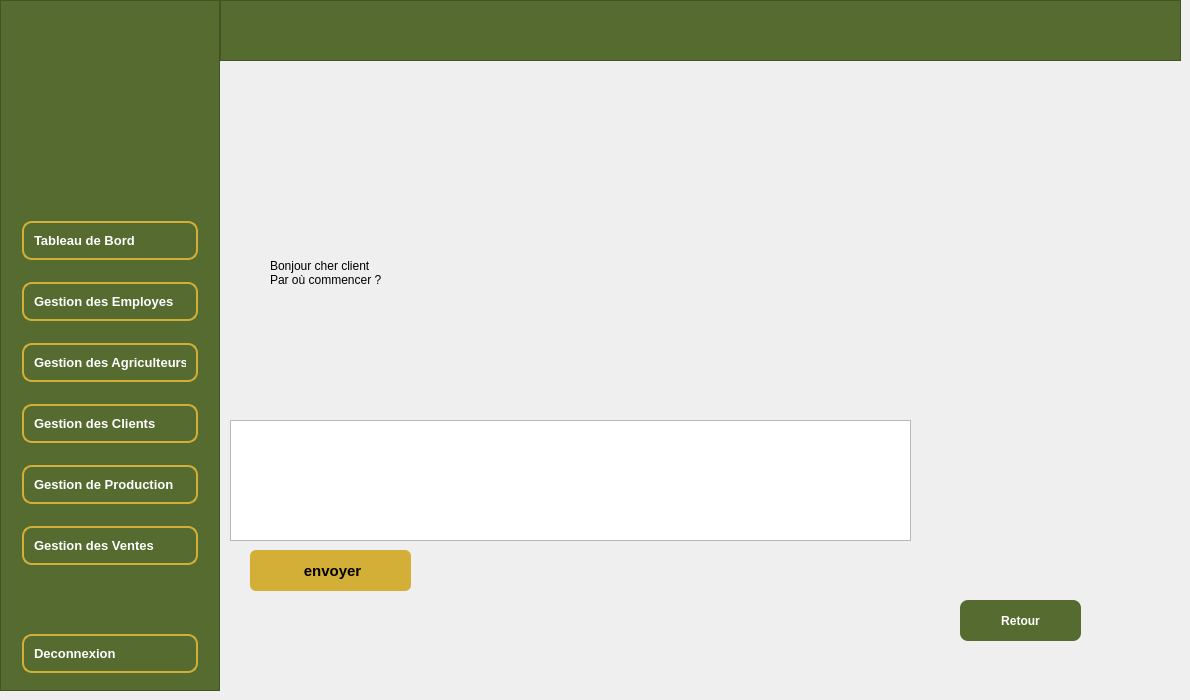
      <widget class="QWidget" name="page_chat_client">
       <property name="styleSheet">
        <string notr="true">/* ====== GroupBox ====== */
QGroupBox {
    border: 2px solid #C8A951;
    border-radius: 10px;
    margin-top: 15px;
    padding: 15px;
    font-weight: bold;
    font-size: 14px;
}

QGroupBox::title {
    subcontrol-origin: margin;
    left: 20px;
    padding: 0 8px;
    color: #444;
}

/* ====== LineEdit ====== */
QLineEdit {
    border: 2px solid #C8A951;
    border-radius: 6px;
    padding: 5px;
    background-color: white;
    min-height: 28px;
}

QLineEdit:focus {
    border: 2px solid #556B2F;
}

/* ====== ComboBox ====== */
QComboBox {
    border: 2px solid #C8A951;
    border-radius: 6px;
    padding: 5px;
    background-color: white;
    min-height: 28px;
}

QComboBox:hover {
    border: 2px solid #556B2F;
}

QComboBox::drop-down {
    border: none;
    width: 25px;
}

QComboBox::down-arrow {
    image: none;
    width: 10px;
    height: 10px;
}

/* ====== DateEdit ====== */
QDateEdit {
    border: 2px solid #C8A951;
    border-radius: 6px;
    padding: 5px;
    background-color: white;
    min-height: 28px;
}

QDateEdit:focus {
    border: 2px solid #556B2F;
}

/* ====== PushButton ====== */
QPushButton {
    background-color: #556B2F;
    color: white;
    border-radius: 8px;
    padding: 8px 20px;
    font-weight: bold;
}

QPushButton:hover {
    background-color: #6B8E23;
}

QPushButton:pressed {
    background-color: #3E4E1F;
}
</string>
       </property>
       <widget class="QFrame" name="sidebar_7">
        <property name="geometry">
         <rect>
          <x>0</x>
          <y>0</y>
          <width>220</width>
          <height>691</height>
         </rect>
        </property>
        <property name="minimumSize">
         <size>
          <width>220</width>
          <height>0</height>
         </size>
        </property>
        <property name="maximumSize">
         <size>
          <width>220</width>
          <height>16777215</height>
         </size>
        </property>
        <property name="styleSheet">
         <string notr="true">QFrame#sidebar_7 {
    background-color: #556B2F;
}
QPushButton {
    background-color: transparent;
    color: white;
    border: 2px solid #D4AF37;
    border-radius: 10px;
    padding: 10px;
    margin: 8px 12px;
    text-align: left;
}

QPushButton:hover {
    background-color: #D4AF37;
    color: black;
}
</string>
        </property>
        <property name="frameShape">
         <enum>QFrame::Shape::StyledPanel</enum>
        </property>
        <property name="frameShadow">
         <enum>QFrame::Shadow::Raised</enum>
        </property>
        <layout class="QVBoxLayout" name="verticalLayout_9">
         <item>
          <widget class="QLabel" name="label_23">
           <property name="minimumSize">
            <size>
             <width>150</width>
             <height>150</height>
            </size>
           </property>
           <property name="maximumSize">
            <size>
             <width>150</width>
             <height>150</height>
            </size>
           </property>
           <property name="text">
            <string/>
           </property>
           <property name="pixmap">
            <pixmap>../SMART_OIL_PRESS_DHOUHA/GestionEmployes/images/lg-removebg-preview.png</pixmap>
           </property>
           <property name="scaledContents">
            <bool>true</bool>
           </property>
           <property name="alignment">
            <set>Qt::AlignmentFlag::AlignCenter</set>
           </property>
          </widget>
         </item>
         <item>
          <spacer name="verticalSpacer_7">
           <property name="orientation">
            <enum>Qt::Orientation::Vertical</enum>
           </property>
           <property name="sizeHint" stdset="0">
            <size>
             <width>20</width>
             <height>40</height>
            </size>
           </property>
          </spacer>
         </item>
         <item>
          <widget class="QPushButton" name="btn_home_4">
           <property name="font">
            <font>
             <pointsize>10</pointsize>
             <bold>true</bold>
            </font>
           </property>
           <property name="text">
            <string>Tableau de Bord</string>
           </property>
           <property name="icon">
            <iconset theme="QIcon::ThemeIcon::GoHome"/>
           </property>
          </widget>
         </item>
         <item>
          <widget class="QPushButton" name="btn_employes_4">
           <property name="font">
            <font>
             <pointsize>10</pointsize>
             <bold>true</bold>
            </font>
           </property>
           <property name="text">
            <string>Gestion des Employes</string>
           </property>
           <property name="icon">
            <iconset theme="QIcon::ThemeIcon::UserAvailable"/>
           </property>
          </widget>
         </item>
         <item>
          <widget class="QPushButton" name="btn_agriculteurs_4">
           <property name="font">
            <font>
             <pointsize>10</pointsize>
             <bold>true</bold>
            </font>
           </property>
           <property name="text">
            <string>Gestion des Agriculteurs</string>
           </property>
          </widget>
         </item>
         <item>
          <widget class="QPushButton" name="btn_clients_4">
           <property name="font">
            <font>
             <pointsize>10</pointsize>
             <bold>true</bold>
            </font>
           </property>
           <property name="text">
            <string>Gestion des Clients</string>
           </property>
          </widget>
         </item>
         <item>
          <widget class="QPushButton" name="btn_production_4">
           <property name="font">
            <font>
             <pointsize>10</pointsize>
             <bold>true</bold>
            </font>
           </property>
           <property name="text">
            <string>Gestion de Production</string>
           </property>
          </widget>
         </item>
         <item>
          <widget class="QPushButton" name="btn_ventes_4">
           <property name="font">
            <font>
             <pointsize>10</pointsize>
             <bold>true</bold>
            </font>
           </property>
           <property name="text">
            <string>Gestion des Ventes</string>
           </property>
          </widget>
         </item>
         <item>
          <spacer name="verticalSpacer_8">
           <property name="orientation">
            <enum>Qt::Orientation::Vertical</enum>
           </property>
           <property name="sizeHint" stdset="0">
            <size>
             <width>20</width>
             <height>40</height>
            </size>
           </property>
          </spacer>
         </item>
         <item>
          <widget class="QPushButton" name="btn_logout_4">
           <property name="font">
            <font>
             <pointsize>10</pointsize>
             <bold>true</bold>
            </font>
           </property>
           <property name="text">
            <string>Deconnexion</string>
           </property>
          </widget>
         </item>
        </layout>
       </widget>
       <widget class="QFrame" name="frame_8">
        <property name="geometry">
         <rect>
          <x>220</x>
          <y>0</y>
          <width>961</width>
          <height>61</height>
         </rect>
        </property>
        <property name="styleSheet">
         <string notr="true">QFrame#sidebar_7 {
    background-color: #556B2F;
}
QPushButton {
    background-color: transparent;
    color: white;
    border: 2px solid #D4AF37;
    border-radius: 10px;
    padding: 10px;
    margin: 8px 12px;
    text-align: left;
}

QPushButton:hover {
    background-color: #D4AF37;
    color: black;
}
QFrame {
    background-color: #556B2F;
}
</string>
        </property>
        <property name="frameShape">
         <enum>QFrame::Shape::StyledPanel</enum>
        </property>
        <property name="frameShadow">
         <enum>QFrame::Shadow::Raised</enum>
        </property>
       </widget>
       <widget class="QTextEdit" name="message_2">
        <property name="geometry">
         <rect>
          <x>230</x>
          <y>420</y>
          <width>681</width>
          <height>121</height>
         </rect>
        </property>
        <property name="styleSheet">
         <string notr="true">/* Container général du message IA */
.chat-bubble.ia {
    background-color: #F3F6ED;   /* couleur claire, fond de l'IA */
    color: #2E3B1F;             /* texte vert foncé */
    font-family: 'Segoe UI', sans-serif;
    font-size: 12pt;
    padding: 10px 15px;         /* espace intérieur */
    border-radius: 15px;        /* arrondi des coins */
    margin: 5px 0;              /* espace entre messages */
    max-width: 70%;             /* largeur maximale */
    word-wrap: break-word;      /* retour à la ligne automatique */
    box-shadow: 1px 1px 5px rgba(0,0,0,0.1); /* légère ombre */
}

/* Option pour aligner le message IA à gauche */
.chat-bubble.ia.left {
    margin-left: 10px;
    margin-right: auto;
}

/* Option pour aligner le message IA à droite (ex: messages utilisateur) */
.chat-bubble.ia.right {
    margin-left: auto;
    margin-right: 10px;
    background-color: #D1E8FF;   /* couleur différente pour utilisateur */
    color: #003366;
}
</string>
        </property>
       </widget>
       <widget class="QLabel" name="label_29">
        <property name="geometry">
         <rect>
          <x>270</x>
          <y>150</y>
          <width>701</width>
          <height>231</height>
         </rect>
        </property>
        <property name="styleSheet">
         <string notr="true">font: 14pt &quot;Segoe UI&quot;;
font: 20pt &quot;Segoe UI&quot;;</string>
        </property>
        <property name="text">
         <string> 
Bonjour cher client
Par où commencer ?</string>
        </property>
       </widget>
       <widget class="QPushButton" name="envoyer">
        <property name="geometry">
         <rect>
          <x>250</x>
          <y>550</y>
          <width>161</width>
          <height>41</height>
         </rect>
        </property>
        <property name="font">
         <font>
          <pointsize>11</pointsize>
          <bold>true</bold>
         </font>
        </property>
        <property name="styleSheet">
         <string notr="true">QPushButton {
    background-color: #D4AF37;
    color: black;
    border-radius: 6px;
    padding: 6px 12px;
}

QPushButton:hover {
    background-color: #c49b2f;
}
</string>
        </property>
        <property name="text">
         <string> envoyer</string>
        </property>
        <property name="icon">
         <iconset theme="QIcon::ThemeIcon::DocumentSend"/>
        </property>
       </widget>
       <widget class="QPushButton" name="btn_retour_7">
        <property name="geometry">
         <rect>
          <x>960</x>
          <y>600</y>
          <width>121</width>
          <height>41</height>
         </rect>
        </property>
        <property name="styleSheet">
         <string notr="true">/* ====== PushButton ====== */
QPushButton {
    background-color: #556B2F;
    color: white;
    border-radius: 8px;
    padding: 8px 20px;
    font-weight: bold;
}

QPushButton:hover {
    background-color: #6B8E23;
}

QPushButton:pressed {
    background-color: #3E4E1F;
}
</string>
        </property>
        <property name="text">
         <string>Retour</string>
        </property>
        <property name="icon">
         <iconset theme="QIcon::ThemeIcon::GoPrevious"/>
        </property>
       </widget>
      </widget>
